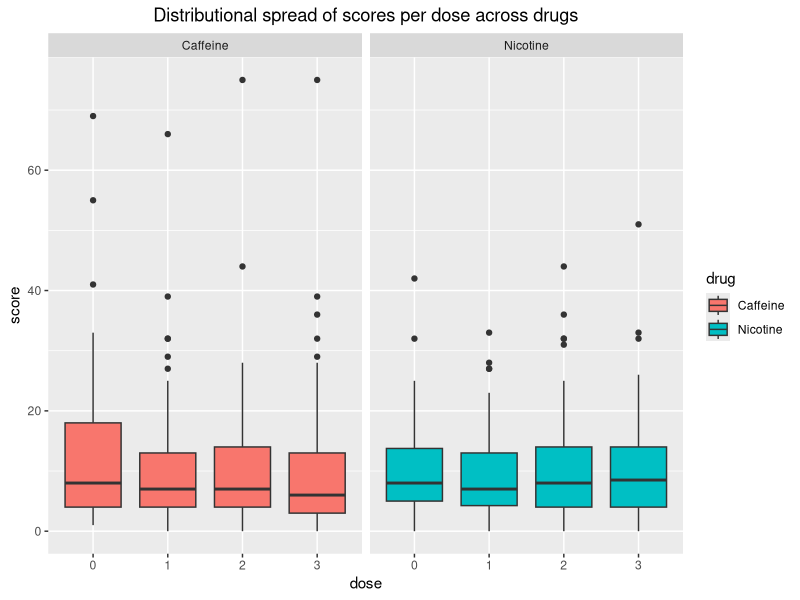
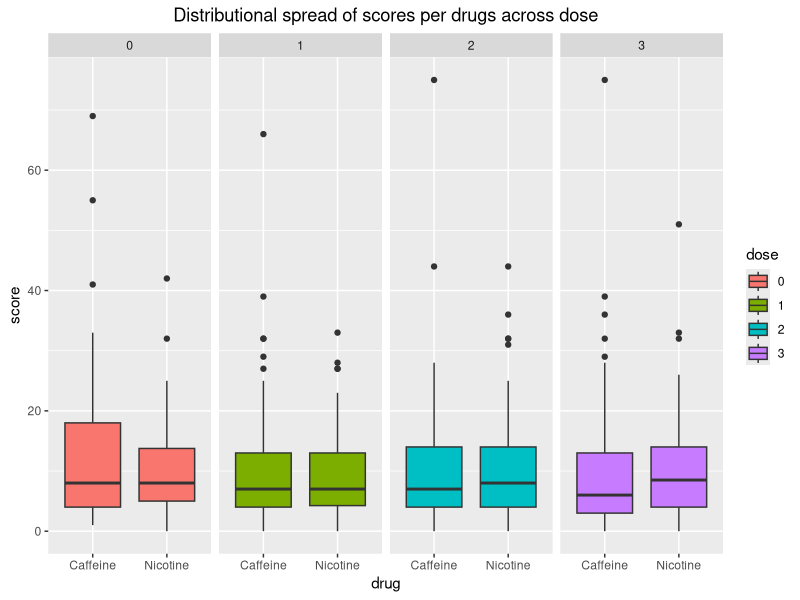
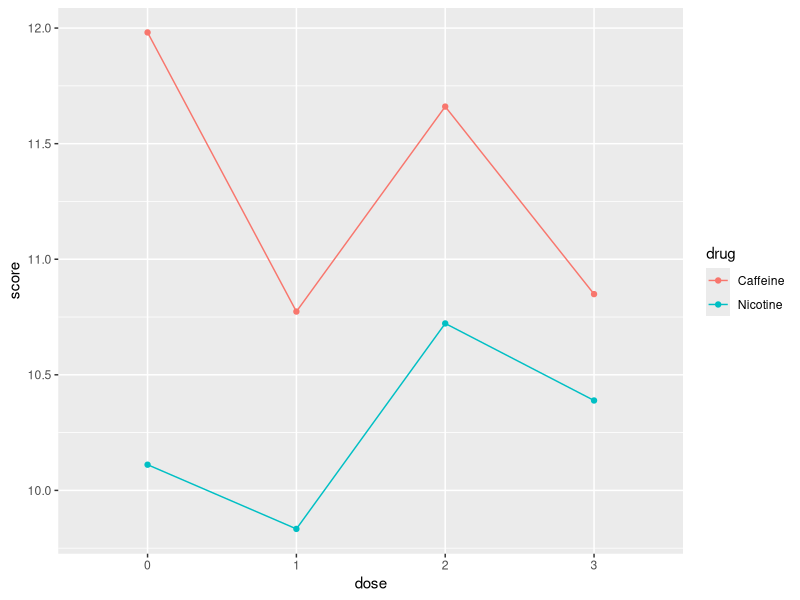

R code for these plots, in order: (Note: this script raises an error after producing the figures.)
## ---- chunk 1
library(tidyr)
library(ggplot2)
library(gridExtra)
library(formattable)
library(knitr)
options(knitr.kable.NA = '')
## ---- chunk 2
set.seed(1)
assign_within <- matrix(rep(c(NA, NA, NA, NA), 108), nrow = 108)
for (i in seq_len(108)){
  assign_within[i,] <- sample(c("0", "1", "2", "3"), 4)
}
assign_between <- matrix(sample(1:108, 54, replace = FALSE), nrow = 54)
write.csv(assign_within, "within")

sample(c("0", "1", "2", "3"), 4)
## ---- chunk 3
data <- read.csv("Stats 101B - Final Project - Sheet2.csv", header = TRUE)

day1 <- as.data.frame(cbind(id = data$X, name = data$name, drug = data$drug,
                            dose = data$dose.day.1, score = data$score.day.1))
day2 <- as.data.frame(cbind(id = data$X, name = data$name, drug = data$drug, 
                            dose = data$dose.day.2, score = data$score.day.2))
day3 <- as.data.frame(cbind(id = data$X, name = data$name, drug = data$drug, 
                            dose = data$dose.day.3, score = data$score.day.3))
day4 <- as.data.frame(cbind(id = data$X, name = data$name, drug = data$drug, 
                            dose = data$dose.day.4, score = data$score.day.4))

df <- rbind(day1, day2, day3, day4)
df$drug[df$drug == "N"] <- "Nicotine"
df$drug[df$drug == "C"] <- "Caffeine"
df$score <- as.numeric(df$score)
df$name <- factor(df$name)
df$dose <- factor(df$dose)
df$drug <- factor(df$drug)
df$id <- factor(df$id)

df
## ---- chunk 4
aggregate(score~drug, FUN = mean, data = df)
aggregate(score~dose, FUN = mean, data = df)
## ---- chunk 5
ggplot(df, aes(x=dose, y=score, fill=drug)) +
  geom_boxplot(position=position_dodge(1)) +
  ggtitle("Distributional spread of scores per dose across drugs") +
  theme(plot.title = element_text(hjust = 0.5)) +
  facet_grid(~drug)
## ---- chunk 6
ggplot(df, aes(x=drug, y=score, fill=dose)) +
  geom_boxplot(position=position_dodge(1)) +
  ggtitle("Distributional spread of scores per drugs across dose") +
  theme(plot.title = element_text(hjust = 0.5))+
  facet_grid(~dose)
## ---- chunk 7
attach(df)
ggplot() + aes(x = dose, color = drug, group = drug, y = score) +
  stat_summary(fun = mean, geom = "point") +
  stat_summary(fun = mean, geom = "line")
## ---- chunk 8
model <- aov(score~ drug * dose + Error(factor(name)), data = df)
t <- summary(model)

class(t$`Error: factor(name)`) <- NULL
class(t$`Error: Within`) <- NULL
class(t) <- NULL

kable(t$`Error: factor(name)`, digits = 3, format = "pandoc", caption = "ANOVA table Error: factor(name)")
kable(t$`Error: Within`, digits = 3, format = "pandoc", caption = "ANOVA table Error: Within")
## ---- chunk 9
#install.packages("afex")
library(afex)
## ---- chunk 10
model2 <- aov_4(score~ drug * dose + Error(factor(name)), data = df)
## ---- chunk 11
new_dat <- fitted(model, append=TRUE)
## ---- chunk 12
residuals_tmp <- residuals(model, append=TRUE)
## ---- chunk 13
new_dat$.residuals <- residuals_tmp$.residuals
## ---- chunk 14
head(new_dat, 20)
## ---- chunk 15
#model <- aov(score ~ drug * dose + Error(factor(name)), data = df)

tukey_results <- TukeyHSD(model)

print(tukey_results)

## ---- chunk 16
library(lsmeans)
## ---- chunk 17

#model <- aov(score ~ drug * dose + Error(factor(name)), data = df)

tukey_results <- lsmeans(model, pairwise ~ drug * dose, adjust = "tukey")

print(tukey_results)
## ---- chunk 18
typeof(model)
## ---- chunk 19
TukeyHSD(model)
## ---- chunk 20
class(model)
